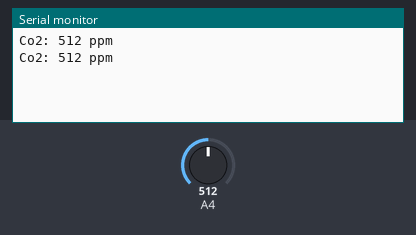
Bench run of a sketch on a simulated Arduino Mega 2560, built with avr-gcc and run on an emulated ATmega2560. Parts: the last lines printed to the serial monitor. Inputs (shaded band) come from the test bench; at power-on: A4 = 512.

Above: at 1.8 s.
1.9 s: A4 set to 716
At 2.8 s:
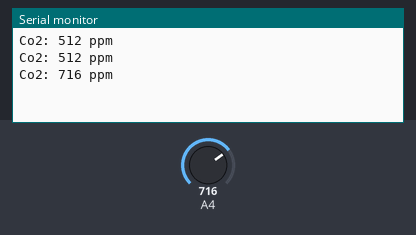
3.4 s: A4 set to 900
At 4.3 s:
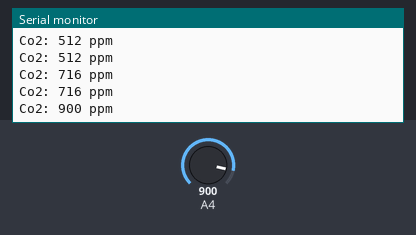
Timing chart, 0 to 6.4 s (numbered marks = the images above; inputs shaded):
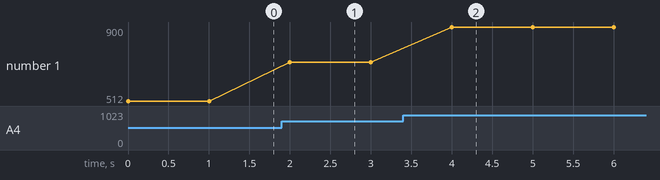

The sketch:

MQ135_Solo.ino
```cpp
#define MQ135 36

int co2MQ135;

void setup() {
  Serial.begin(115200);
  pinMode(MQ135, INPUT);
}

void loop() {
  co2MQ135 = analogRead(MQ135);
  Serial.println("Co2: " + String(co2MQ135) + " ppm");
  delay(1000);
}
```

Measured:
- after the input at 1.9 s, the serial monitor: prints a new line after 0.10 s (image 1)
- after the input at 3.4 s, the serial monitor: prints a new line after 0.60 s (image 2)
- plotted number 1: 512 → 716 after the input at 1.9 s, 716 → 900 after the input at 3.4 s
